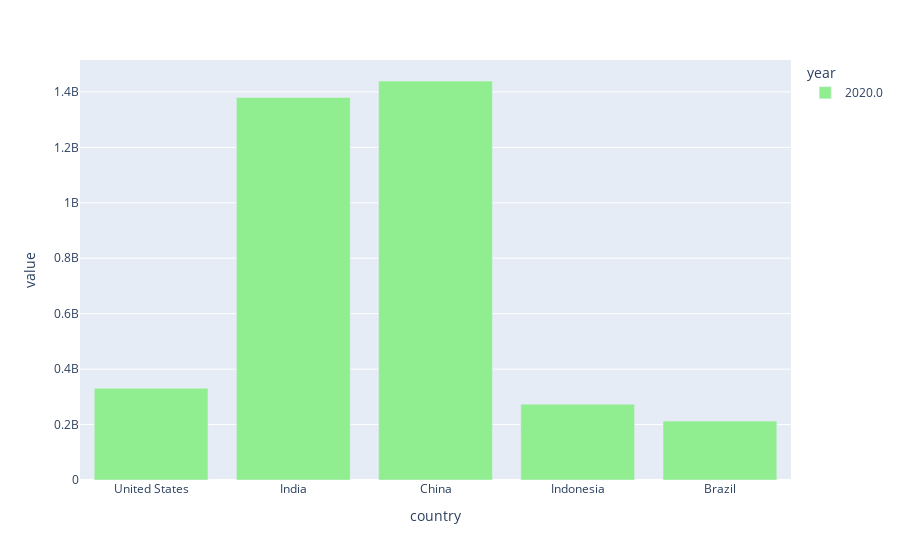

Here is the notebook cell this chart was saved with:
### Markdown cell above
# 2 Barplot

### Code cell
# selecting only one year (2020)

df_2020=df_new[df_new.index.isin([2020])]
df_2020=df_2020.T

fig = px.bar(df_2020)
fig.update_traces(marker_color='lightgreen')

fig.show()

### Figure 1 — Plotly figure (JSON) as saved in the notebook; plotly's stock layout.template omitted (floating-point values rounded to 4 significant figures)
{"data": [{"alignmentgroup": "True", "hovertemplate": "year=2020.0<br>country=%{x}<br>value=%{y}<extra></extra>", "legendgroup": "2020.0", "marker": {"color": "lightgreen", "pattern": {"shape": ""}}, "name": "2020.0", "offsetgroup": "2020.0", "orientation": "v", "showlegend": true, "textposition": "auto", "type": "bar", "x": ["United States", "India", "China", "Indonesia", "Brazil"], "xaxis": "x", "y": [331002651, 1380004385, 1439323776, 273523615, 212559417], "yaxis": "y"}], "layout": {"barmode": "relative", "legend": {"title": {"text": "year"}, "tracegroupgap": 0}, "margin": {"t": 60}, "xaxis": {"anchor": "y", "domain": [0, 1], "title": {"text": "country"}}, "yaxis": {"anchor": "x", "domain": [0, 1], "title": {"text": "value"}}}}
